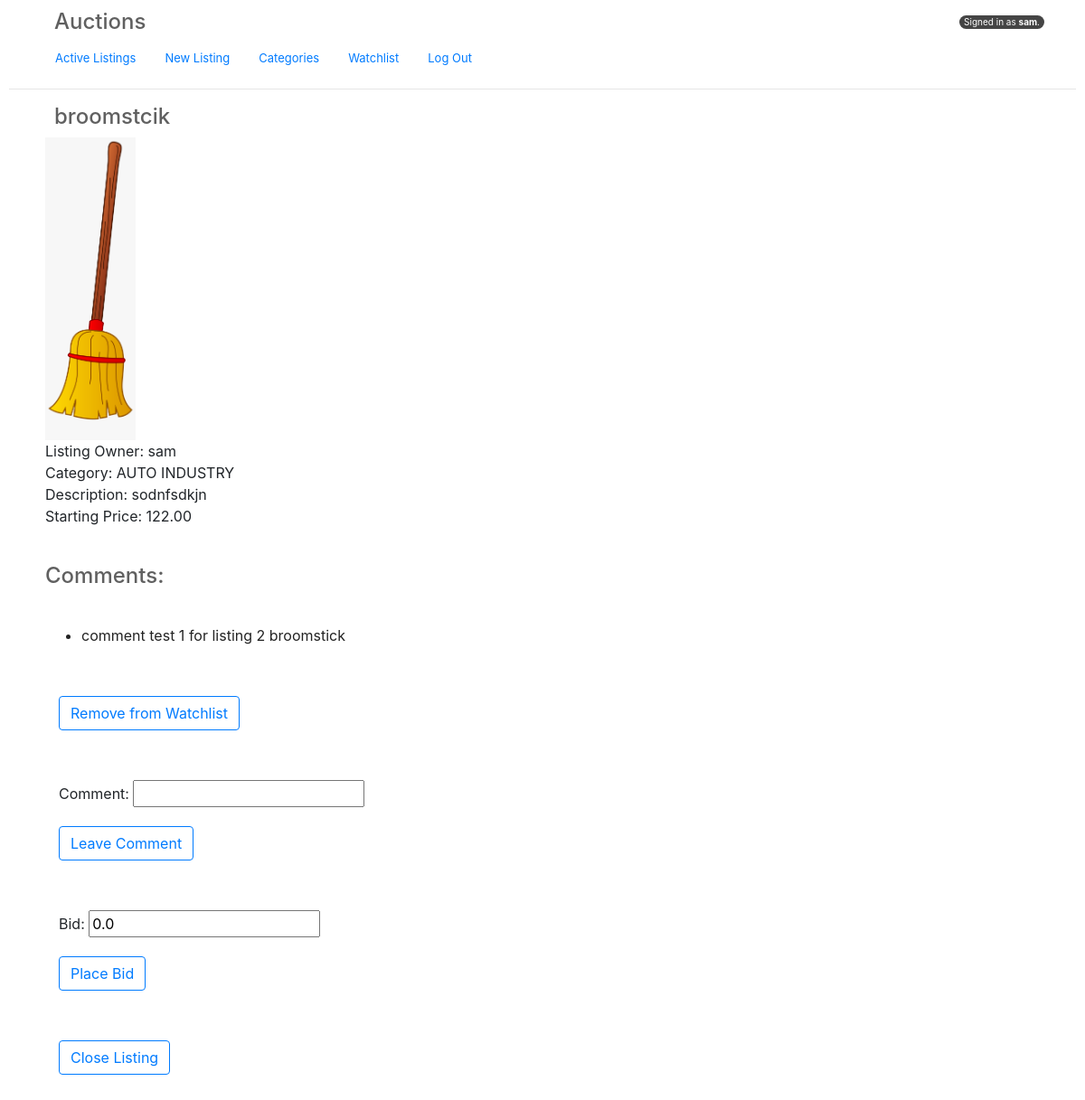
Page /2/ (signed in) on the committed database.
### auctions/models.py (models this page shows, shortened)
class User(AbstractUser):
    pass

class Listing(models.Model):
    user = models.ForeignKey(User, on_delete=models.CASCADE)
    title = models.CharField(max_length=50)
    price = models.DecimalField(max_digits=10, decimal_places=2, default=0.00)
    details = models.TextField(max_length=300)
    CATEGORY_CHOICES = [
        ("FOOD", "FOOD"),
        ("ELECTRONICS", "ELECTRONICS"),
        ("CLOTHING", "CLOTHING"),
        ("ACCESSORIES", "ACCESSORIES"),
        ("CONTENT", "CONTENT"),
        ("SERVICE", "SERVICE"),
        ("MUSIC", "MUSIC"),
        ("ENTERTAINMENT", "ENTERTAINMENT"),
        ("HOME EQUIPMENT", "HOME EQUIPMENT"),
        ("ART","ART"),
        ("AUTO INDUSTRY", "AUTO INDUSTRY"),
        ("PETS", "PETS"),
        ("MISC ITEMS", "MISC ITEMS"),
        ("NONE","NONE"),
    ]
    category = models.CharField(
        max_length=15,
        choices=CATEGORY_CHOICES,
        default="NONE",
    )
    created = models.DateTimeField
    image_url = models.ImageField(null=True, blank=True, upload_to='images/')
    active = models.BooleanField(default=True)
    time_submitted = models.DateTimeField(blank=False, default=timezone.now)
    winner = models.ForeignKey(User, on_delete=models.CASCADE, blank=True, null=True, related_name="winner")

class Comment(models.Model):
    user = models.ForeignKey(User, on_delete=models.CASCADE)
    listings = models.ForeignKey(Listing, on_delete=models.CASCADE, related_name="listing_comments")
    comment = models.CharField(max_length=150, blank=False)
    time_submitted = models.DateTimeField(blank=False, default=timezone.now)
    def __str__(self):
        return f"{self.comment}"

### auctions/views.py (the view, shortened to what this page needs)
# urls.py: path("<int:id>/", views.listing, name="id"),
def listing(request, id):
    if request.method == "GET":
        if request.user.is_authenticated:
            try:
                listing = Listing.objects.get(id=id)
                try:
                    watchlist = WatchList.objects.get(user=request.user)
                except WatchList.DoesNotExist:
                    watchlist = WatchList(user=request.user)
                return render(request, "auctions/listing.html", {
                    "listing": listing,
                    "title": listing.title,
                    "watchlist" : watchlist,
                    "NewBidForm" : forms.NewBidForm(),
                    "NewCommentForm": forms.NewCommentForm(),
                    "comments":Comment.objects.filter(listings=listing)
                })
            except Listing.DoesNotExist or TypeError or NameError or None:
                return render(request, "auctions/listing.html", {
                    "listing": None,
                    "title": listing.title,
                    "error": 'Error. No listing found.',
                    "watchlist" : WatchList.objects.get(user=request.user),
                    "NewBidForm" : forms.NewBidForm(),
                    "NewCommentForm": forms.NewCommentForm(),
                    "comments":Comment.objects.filter(listings=listing)
                })
        else:
            listing = Listing.objects.get(id=id)
            return render(request, "auctions/listing.html", {
                "listing": listing,
                "comments":Comment.objects.filter(listings=listing),
            })

### auctions/forms.py
class NewBidForm(forms.ModelForm):
    class Meta:
        model = models.Bid
        fields = ['bid']

class NewCommentForm(forms.ModelForm):
    class Meta:
        model = models.Comment
        fields = ['comment']

### auctions/templates/auctions/listing.html (shortened to what this page needs)
{% extends "auctions/layout.html" %}
{% block body %}
    {% if listing %}
        <h2 class="header" id="listing-title"> {{ listing.title }} </h2>
        <div class="">
            <ul style="list-style:none;" >
                {% if listing.image_url %}
                <li>
                    <img class="card-img-left"style="max-width:100px;"src= "{{ listing.image_url.url }}" >
                </li>
                {% endif %}
                Listing Owner: {{ listing.user }}
                <li>
                    Category: {{listing.category}}
                </li>
                <li>
                    Description: {{listing.details}}
                </li>
                <li>
                    Starting Price: {{listing.price}}
                </li>
            </ul>
        </div>
        <p>
            <h3 class="header" id="comments-title">
                Comments:
            </h3>
            {% if comments %}
                {% for comment in comments %}
                    <ul class="comments">
                        <li>
                            {{ comment }}
                        </li>
                    </ul>
                {% endfor %}
            {% else %}
                No comments.
            {% endif %}
        </p>
        {% if user.is_authenticated %}
            <form action="{% url 'auctions:watchlist' listing.id %}">
                <button class="btn btn-outline-primary" type="submit" >
                    {% if listing in watchlist.listings.all %}
                    <a>
                        Remove from Watchlist
                    </a>
                    {% else %}
                    <a>
                        Add to Watchlist
                    </a>
                    {% endif %}
                </button>
            </form>
            <form method="POST" action="{% url 'auctions:new_comment' listing.id %}">
                {{ NewCommentForm.as_p}}
                <button class="btn btn-outline-primary" type="submit" >
                    Leave Comment
                </button>
            </form>
            {% if listing.winner %}
                This auction is closed.
                {% if listing.winner == request.user %}
                    Congratulations! You are the winner!
                {% endif %}
                {% if listing.user == request.user %}
                    The winner is: {{ listing.winner }}
                {% endif %}
            {% else %}
                <form method="POST" action="{% url 'auctions:id' listing.id %}">
                    {{ NewBidForm.as_p}}
                    <button class="btn btn-outline-primary" type="submit">
                        Place Bid
                    </button>
                </form>
            {% endif %}
                {% if listing.user == user %}
                    <form action="{% url 'auctions:close_listing' listing.id %}">
                        <button class="btn btn-outline-primary" type="submit">
                            Close Listing
                        </button>
                    </form>
                {% endif %}
        {% endif %}
    {% else %}
        No listing matches this search
    {% endif %}
{% endblock %}

### auctions/templates/auctions/layout.html (shortened to what this page needs)
{% load static %}
<!DOCTYPE html>
<html lang="en">
    <head>
        <link rel="stylesheet" href="https://stackpath.bootstrapcdn.com/bootstrap/4.4.1/css/bootstrap.min.css">
        <link href="{% static 'auctions/styles.css' %}" rel="stylesheet">
    </head>
    <body>
        <div class="container">
            <h1 class="header">Auctions</h1>
                <div class="signed_in">
                    {% if user.is_authenticated %}
                        <div>
                            Signed in as <strong>{{ user.username }}</strong>.
                        </div>
                    {% else %}
                    <div>
                        Not signed in.
                    </div>
                    {% endif %}
                </div>
                <ul class="nav">
                    <li class="nav-item">
                        <a class="nav-link" href="{% url 'auctions:index' %}">Active Listings</a>
                    </li>
                    <li>
                        <a class="nav-link" href="{% url 'auctions:new_listing' %}">New Listing</a>
                    </li>
                    <li>
                        <a class="nav-link" href="{% url 'auctions:categories' %}">Categories</a>
                    </li>
                    {% if user.is_authenticated %}
                        <li>
                            <a class="nav-link" href="{% url 'auctions:watchlist_view' %}">Watchlist</a>
                        </li>
                        <li>
                            <a class="nav-link" href="{% url 'auctions:logout' %}">Log Out</a>
                        </li>
                    {% endif %}
            </ul>
        </div>
        <hr>
        {% block body %}
        {% endblock %}
    </body>
</html>

### auctions/static/auctions/styles.css (style rules this page uses)
body { padding: 10px; }
.signed_in { margin: -30px 0 auto auto; padding:0 5px 0 5px; background-color: rgb(69, 69, 69); font-size: x-small; color: white; width: fit-content; border-radius: 9px; text-align: center; }
.header { color:rgb(96, 96, 96); font-size: 24px; margin-left:15px; }
#listing-title { padding-left: 35px; }
.nav-link { font-size: small; margin-top: 15px; }
form { margin:55px; }
#comments-title { margin:20px; padding:20px; }
.comments { list-style:disc; max-width: 1000px; margin-left: 40px; color:rgb(35, 35, 35); }

### rows in the picture
User: username "sam"
Listing: title "broomstcik", image_url (picture), user "sam", category "AUTO INDUSTRY", details "sodnfsdkjn", price "122.00"
Comment: comment "comment test 1 for listing 2 broomstick"
